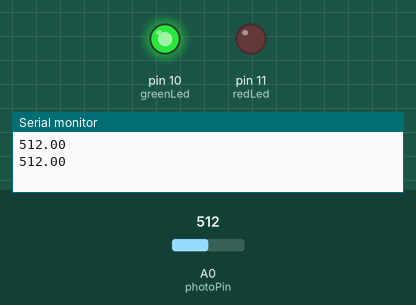
Simulated run of this sketch. Board: Arduino Uno, built with avr-gcc and run on an emulated ATmega328P. Shown: output pins drawn as LEDs (lit = HIGH), the last lines printed to the serial monitor. The inputs (shaded band) are chosen by the test bench; at power-on: A0 (photoPin) = 512.

Above: at 1.8 s.
1.9 s: A0 (photoPin) set to 415
3.4 s: A0 (photoPin) set to 390
At 5.2 s:
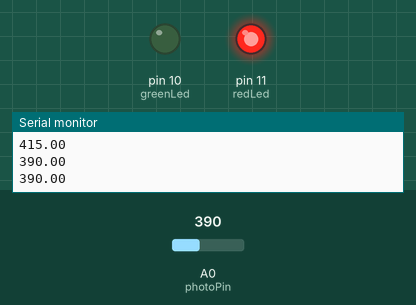
5.5 s: A0 (photoPin) set to 410
At 6.8 s:
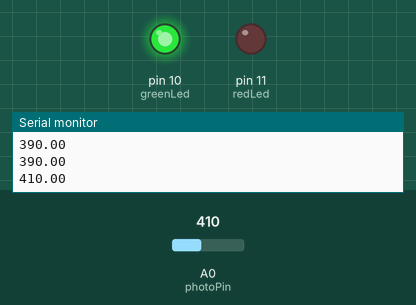
7.5 s: A0 (photoPin) set to 306
At 8.4 s:
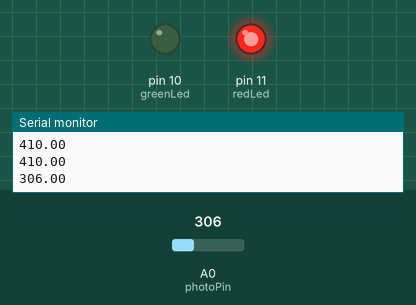
Timing chart, 0 to 10.5 s (numbered marks = the images above; inputs shaded):
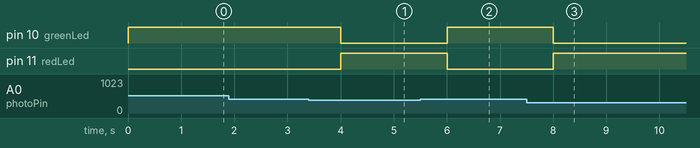

Measured:
- the behaviour switches between 401 and 400 on A0 (photoPin) (found by bisection; images 0 and 1)
- after the input at 3.4 s, pin 10 (greenLed): HIGH → LOW after 0.60 s; pin 11 (redLed): LOW → HIGH after 0.60 s
- after the input at 5.5 s, pin 10 (greenLed): LOW → HIGH after 0.50 s; pin 11 (redLed): HIGH → LOW after 0.50 s
- after the input at 7.5 s, pin 10 (greenLed): HIGH → LOW after 0.51 s; pin 11 (redLed): LOW → HIGH after 0.51 s

The sketch:

Photoresistor_Practice.ino
```cpp
int photoPin = A0;
int waitTime = 500;
int redLed = 11;
int greenLed = 10;
float photoValue;

void setup() {
  // put your setup code here, to run once:
  Serial.begin(9600);
  pinMode(photoPin, INPUT);
  pinMode(redLed, OUTPUT);
  pinMode(greenLed, OUTPUT);
}

void loop() {
  // put your main code here, to run repeatedly:
  photoValue = analogRead(photoPin);
  Serial.println(photoValue);
  if(photoValue > 400){
      digitalWrite(greenLed, HIGH);
      digitalWrite(redLed, LOW);
      delay(waitTime);
    }
   else{
      digitalWrite(greenLed, LOW);
      digitalWrite(redLed, HIGH);
      delay(waitTime);
    }
    delay(waitTime);
}
```
